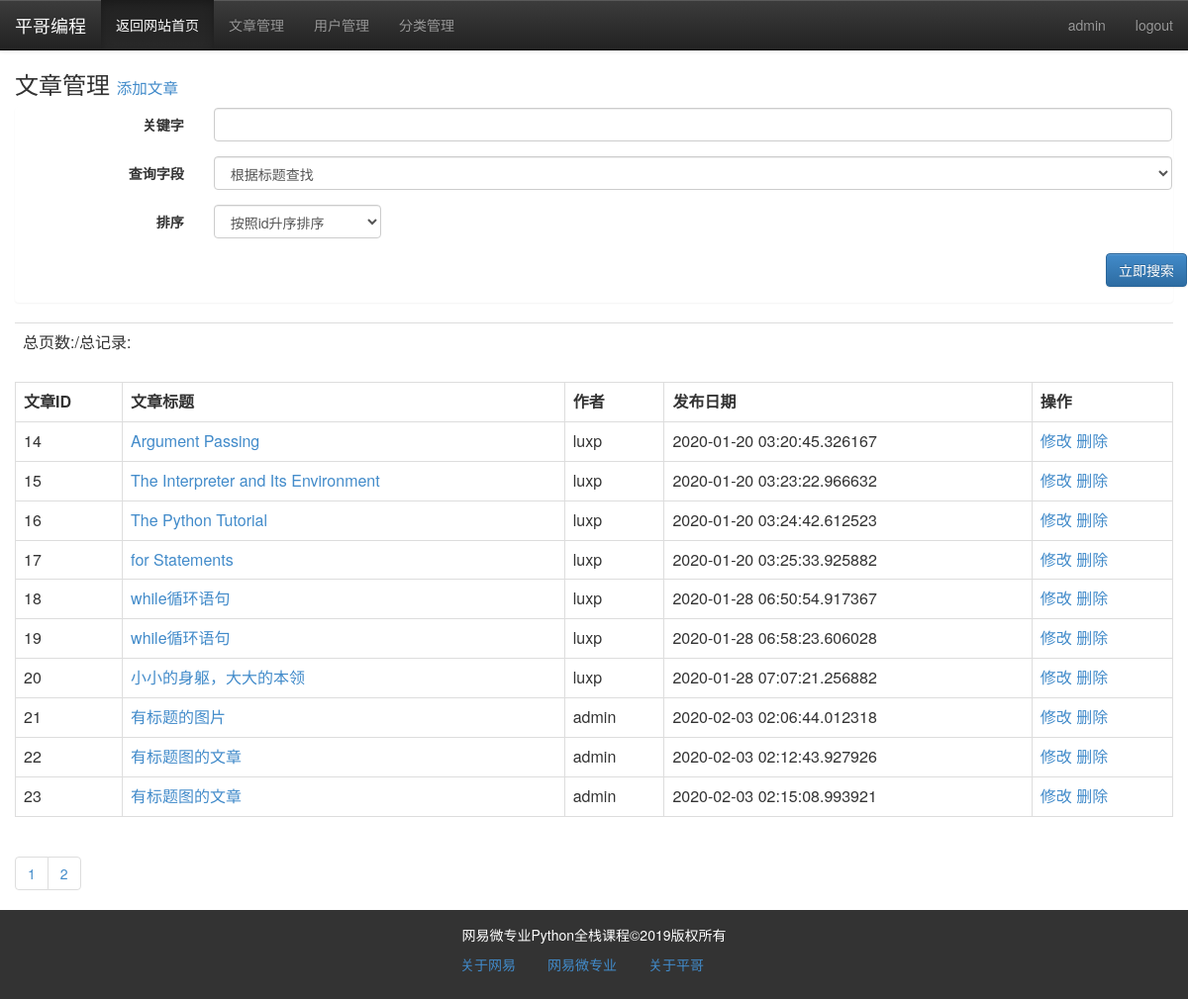
The page /admin/article/list (signed in) on the database its author committed.
### models.py (models this page shows)
class Article(db.Model):
    id = db.Column(db.Integer, primary_key=True)
    title = db.Column(db.String)
    thumb = db.Column(db.String)
    intro = db.Column(db.String)
    content = db.Column(db.Text)
    author = db.Column(db.String)
    pubdate = db.Column(db.DateTime, default=datetime.utcnow)
    cate_id = db.Column(db.Integer, db.ForeignKey("category.cate_id"))

### admin/article.py (the view)
@admin_app.route("/article/list/<int:page>", methods=['get', "post"])
@admin_app.route("/article/list", defaults={"page":1},methods=['get', "post"])
def article_list(page):
    if request.method == "POST":
        q = request.form['q']
        condition = {request.form['field']:q}
        if request.form['field'] == "title":
            condition = Article.title.like('%%%s%%' % q)
        else:
            condition = Article.content.like('%%%s%%' % q)
        if request.form['order'] == "1":
            order = Article.id.asc()
        else:
            order = Article.id.desc()
        res = Article.query.filter(condition)\
                                .order_by(order)\
                                .paginate(page, 10)
    else:
        res = Article.query.paginate(page,10)
    articles = res.items
    pageList = res.iter_pages()
    return render_template("admin/article/article_list.html", articles=articles,
                           pageList=pageList
                           )

### admin/admin_app.py (called while the page is built)
@admin_app.before_request
@login_required
def is_admin():
    print(session['user'])
    if session['user'] != "admin":
        return redirect(url_for("login"))

### app.py (called while the page is built)
@app.context_processor
def account():
    username = session.get('user')
    return {"username":username}

@app.context_processor
def getCateList():
    cates = Category.query.all()
    return {"cates":cates}

### libs.py (called while the page is built)
def login_required(func):
    @wraps(func)
    def decorator_nest(*args, **kwargs):
        if not "user" in session:
            return redirect(url_for("login"))
        else:
            print(func)
            return func(*args, **kwargs)
    return decorator_nest

### templates/admin/article/article_list.html (shortened to what this page needs)
{% extends "admin/admin_base.html" %}
{% block content %}
		<div class="container-fluid">
			<div class="row">
				<div class="col-md-12">
                    <h3>文章管理
                    <small>
                            <a href="{{ url_for("admin_app.article_post") }}">
                                添加文章
                            </a>
                        </small>
                    </h3>
                    <div class="panel">
                        <form action=""  method="post" class="form-horizontal" >
                            <div class="form-group">
                                <label for="q" class="col-xs-2 control-label">关键字</label>
                                <div class="col-xs-10">
                                    <input type="text" name="q" class="form-control">
                                </div>
                            </div>
                            <div class="form-group">
                                <label for="field" class="col-xs-2 control-label">查询字段</label>
                                <div class="col-xs-10">
                                    <select name="field" class="form-control">
                                        <option value="title">根据标题查找</option>
                                    </select>
                                </div>
                            </div>
                            <div class="form-group">
                                <label for="排序" class="col-xs-2 control-label">排序</label>
                                <div class="col-xs-2">
                                   <select name="order" class="form-control">
                                        <option value="1" checked>按照id升序排序</option>
                                    </select>
                                </div>
                            </div>
                            <div class="form-group ">
                                <input type="submit" name="search" class="btn btn-primary pull-right" value="立即搜索">
                            </div>
                        </form>
                    </div>
                    <table class="table">
                        <tr>
                            <td>总页数:{{ pages }}/总记录:{{ total }}</td>
                        </tr>
                    </table>
					<table class="table table-bordered ">
                        <tr>
                            <th>文章ID</th>
                            <th>文章标题</th>
                            <th>作者</th>
                            <th>发布日期</th>
                            <th>操作</th>
                        </tr>
                        {% for article in articles %}
                        <tr>
                            <td>{{ article.id }}</td>
                            <td><a href="{{ url_for("article_app.view", article_id=article.id) }}">{{ article.title }}</a></td>
                            <td>{{ article.author }}</td>
                            <td>{{ article.pubdate }}</td>
                            <td>
                                <a href="{{ url_for("admin_app.article_edit", article_id=article.id) }}">修改</a>
                                <a href="#" class="del" data-url="{{ url_for("admin_app.article_delete", article_id=article.id) }}">删除</a>
                            </td>
                        </tr>
                        {% endfor %}
                    </table>
					<ul class="pagination">
                        {% for page in pageList %}
                            {% if page!=None %}
						<li><a href="{{ url_for("admin_app.article_list", page=page) }}">{{ page }}</a></li>
                            {% else %}
                            <li><a href="#">...</a></li>
                            {% endif %}
						{% endfor %}
					</ul>
				</div>
				</div>
			</div>
{% endblock %}

### rows shown on the page
Article: id "14", title "Argument Passing", author "luxp", pubdate "2020-01-20 03:20:45.326167"
Article: id "15", title "The Interpreter and Its Environment", author "luxp", pubdate "2020-01-20 03:23:22.966632"
Article: id "16", title "The Python Tutorial", author "luxp", pubdate "2020-01-20 03:24:42.612523"
Article: id "17", title "for Statements", author "luxp", pubdate "2020-01-20 03:25:33.925882"
Article: id "18", title "while循环语句", author "luxp", pubdate "2020-01-28 06:50:54.917367"
Article: id "19", title "while循环语句", author "luxp", pubdate "2020-01-28 06:58:23.606028"
Article: id "20", title "小小的身躯，大大的本领", author "luxp", pubdate "2020-01-28 07:07:21.256882"
Article: id "21", title "有标题的图片", author "admin", pubdate "2020-02-03 02:06:44.012318"
Article: id "22", title "有标题图的文章", author "admin", pubdate "2020-02-03 02:12:43.927926"
Article: id "23", title "有标题图的文章", author "admin", pubdate "2020-02-03 02:15:08.993921"

### other values the page prints
{{ username }} "admin"
{{ page }} "1" "2"
